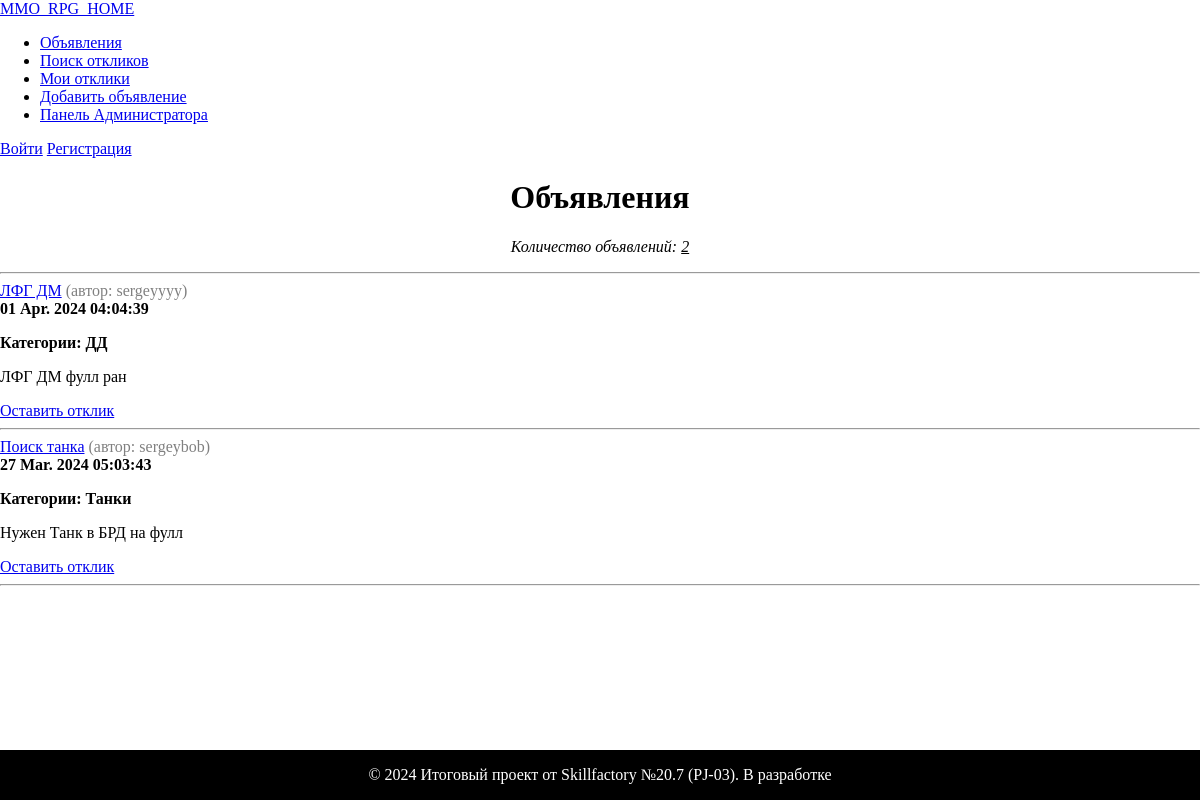
/posts/, run on the app's committed database.
### mmonews/models.py (models this page shows, shortened)
class Post(models.Model):
    author = models.ForeignKey(User, on_delete=models.CASCADE)
    title = models.CharField(max_length=255, default='Заголовок')
    text = models.TextField(default='Текст объявления')
    datetime_post = models.DateTimeField(auto_now_add=True)
    category = models.ManyToManyField(Category, through='PostCategory')

class User(AbstractUser):
    code = models.CharField(max_length=15, blank=True, null=True)

class Category(models.Model):
    name = models.CharField(max_length=255, unique=True)
    def __str__(self):
        return self.name

### mmonews/views.py (the view)
# urls.py: path('posts/', PostsListView.as_view(), name='posts'),
class PostsListView(ListView):
    model = Post
    ordering = '-datetime_post'
    template_name = 'mmonews/posts.html'
    context_object_name = 'posts'
    paginate_by = 5

### mmonews/current_time.py (called while the page is built)
def get_current_time(request):
    return {'current_time': datetime.now()}

### templates/mmonews/posts.html (shortened to what this page needs)
{% extends 'flatpages/default.html' %}
{% block content %}
    <div style="text-align: center;">
        <h1>Объявления</h1>
        {% if posts %}
            <p><i>Количество объявлений: <u>{{posts|length}}</u></i></p>
            <hr>
        {% for val in posts %}
            <div style="text-align: left;">
                <a href="{% url 'post_detail' val.id %}">{{val.title}}</a>
                <span style="color: gray;">(автор: {{val.author}})</span>
                <br>
                <b>{{ val.datetime_post|date:'d M. Y h:m:s' }}</b>
                <p><b>Категории:
                    {% for cat in val.category.all%}
                        {{cat}}
                    {% endfor %}
                </b></p>
                <p>{{ val.text|truncatechars:50 }}</p>
                {% if request.user.author != val.author%}
                    <a class="btn btn-primary" href="{% url 'response_create' val.id %}" role="button">Оставить отклик</a>
                {% endif %}
            </div>
            <hr>
        {% endfor %}
        {% else %}
            <h2>Новостей нет!</h2>
        {% endif %}
    </div>
{% include "flatpages/paginate.html" %}
{% endblock content %}

### data on the page
Post: title "ЛФГ ДМ", author "sergeyyyy", datetime_post "01 Apr. 2024 04:04:39", text "ЛФГ ДМ фулл ран", shows "Оставить отклик"
Category: name "ДД"
Post: title "Поиск танка", author "sergeybob", datetime_post "27 Mar. 2024 05:03:43", text "Нужен Танк в БРД на фулл", shows "Оставить отклик"
Category: name "Танки"

### other printed values
{{ posts|length }} "2"
